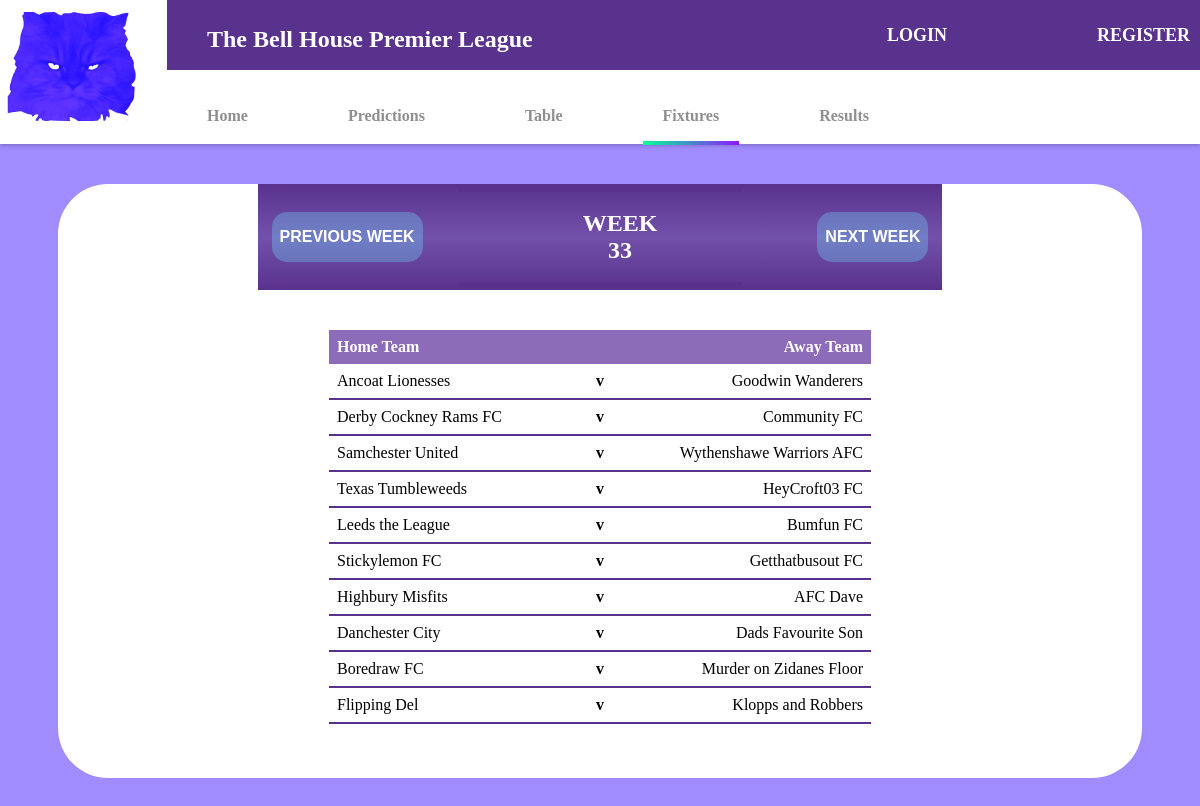
The page /fixtures on the database its author committed.
### tables this page shows
CREATE TABLE "playerFixtures" (
	gameID INTEGER,
	homeUser TEXT,
	awayUser TEXT,
	week INTEGER,
	userHome INTEGER
, homeGoals INT, awayGoals INT, goalDifference INTEGER, awayPoints, homePoints);

### app.py (the view)
@app.route('/fixtures')
def fixtures():
	username = None
	if 'username' in session:
		username = session['username']
	fixtures_data = getFixtureList()
	return render_template('fixtures.html', username = username, fixtures = fixtures_data, weekUpdater = weekUpdater, week=week)

### app.py (called while the page is built)
def getDatabase():
	db = getattr(g, '_database', None)
	if db is None:
		db = g._database = sqlite3.connect(DATABASE)
	return db

@app.teardown_appcontext
def close_connection(exception):
	db = getattr(g, '_database', None)
	if db is not None:
		db.close()

def getFixtureList():
	conn = getDatabase()
	cursor = conn.cursor()
	getFixtures = ("""
		SELECT homeUser, awayUser
		FROM playerFixtures
		WHERE week = ?
	""")
	cursor.execute(getFixtures,((weekUpdater - actualWeek),))
	fixtures = cursor.fetchall()
	return fixtures

### templates/fixtures.html (shortened to what this page needs)
<!DOCTYPE HTML>
<html lang = "en">
<head>
	<link rel="stylesheet" href="{{ url_for('static', filename='stylesheet.css') }}">
</head>
<body>
	<div class='scrolldown-container'>
		<div class="imageContainerHomeScroller">
			<img src="static/logo.png" alt="Main Logo">
		</div>
		<div class="contentContainer">
			<div class="topStuffLad">
				<div class='title'>
					<h1 class='logo'><a href='/' class='logo-link'>The Bell House Premier League</a></h1>
				</div>
				<div class="helloThere">
					<div class="homepageTest">
						{% if 'username' in session %}
							<div class='usergreeting'>
								<h2 class='middling'>WELCOME {{ username.upper() }}</h2>
							</div>
							<div class='logout'>
								<h2 class='loginlink'><a href='/logout' class='toplinkz'>LOGOUT</a></h2>
							</div>
						{% else %}
						<div class='registration'>
							<h2 class='loginlink'><a href='/login-page' class='toplinkz'>LOGIN</a></h2>
							<h2 class='loginlink'><a href='/registration-page' class='toplinkz'>REGISTER</a></h2>
						</div>
						{% endif %}
					</div>
				</div>
			</div>
			<div class="bottomStuff">
				<h2 class="registerlink"><a href='/'>Home</a></h2>
				{% if 'username' in session %}
				<h2 class="registerlink"><a href='/predict'>Predictions</a></h2>
				{% else %}
				<h2 class="registerlink"><a href='/login-page'>Predictions</a></h2>
				{% endif %}
				{% if 'username' in session %}
				<h2 class="registerlink"><a href='/leagueTable'>Table</a></h2>
				{% else %}
				<h2 class="registerlink"><a href='/login-page'>Table</a></h2>
				{% endif %}
				{% if 'username' in session %}
				<h2 class="activelink"><a href='/fixtures'>Fixtures</a></h2>
				{% else %}
				<h2 class="activelink"><a href='/login-page'>Fixtures</a></h2>
				{% endif %}
				{% if 'username' in session %}
				<h2 class="registerlink"><a href='/results'>Results</a></h2>
				{% else %}
				<h2 class="registerlink"><a href='/login-page'>Results</a></h2>
				{% endif %}
			</div>
		</div>
	</div>
	<br>
	<br>
	<br>
	<br>
	<br>
	<br>
	<br>
	<div class="everything-container">
		<div class='miniHeader'>
			<div class='headingLine'></div>
			<br>
			<div class='weekchanger'>
				<button style='color:white;' onclick="minusWeek()" class='weekbuttons'>PREVIOUS WEEK</button>
				<h2 class='weeknumber'>WEEK {{ weekUpdater }}</h2>
				<button style='color:white;' onclick="addWeek()" class='weekbuttons'>NEXT WEEK</button>
			</div>
			<br>
			<div class='headingLine'></div>
		</div>
		<div class="table-container">
			<table>
				<thead>
					<tr>
						<th style='width:fit-content;text-align:left; width:300px; border: none;'>Home Team</th>
						<th style='border: none;'></th>
						<th style='width:fit-content; width:300px; text-align:right; border: none;'>Away Team</th>
					</tr>
				</thead>
				<tbody>
					{% for fixture in fixtures %}
					<tr >
						<td style='text-align: left; border:none; border-bottom: 2px solid #59328E;'>{{ fixture[0] }}</td>
						<td style='font-weight:bold; text-align: center; border:none; border-bottom: 2px solid #59328E;'>v</td>
						<td style='text-align: right; border:none; border-bottom: 2px solid #59328E;'>{{ fixture[1] }}</td>
					</tr>
					{% endfor %}
				</tbody>
			</table>
		</div>
		<br>
		<br>
		<br>
	</div>

### static/stylesheet.css (style rules this page uses)
body { background-color: #a18cff; }
.logo { font-family: Tahoma; color: white; text-decoration: none; font-size:24px }
.registration { display:flex; font-size:12px; }
.helloThere { font-size:12px; }
.title { margin-right:auto; }
.activelink a { color:rgba(115, 115, 115,0.8); font-family: Tahoma; font-size:16px; padding:20px; margin-right:30px; margin-left:30px; text-decoration: none; position:relative; }
.activelink a::after { content:''; position:absolute; left:0; bottom:-1.5px; width:100%; height:4px; background:linear-gradient(to right, rgb(1, 255, 149), rgb(146, 21, 255)); }
.registerlink a { color:rgba(115, 115, 115,0.8); font-family: Tahoma; font-size:16px; padding:20px; margin-right:30px; margin-left:30px; text-decoration: none; position:relative; }
.registerlink a::after { content:''; position:absolute; left:0; bottom:-1.5px; width:100%; height:0; background:linear-gradient(to right, rgb(1, 255, 149), rgb(146, 21, 255)); visibility:hidden; transition: visibility 0s, height 0.3s ease; }
.table-container table { max-height: 300px; overflow: auto; padding: 20px; font-family: Tahoma; border-collapse: collapse; padding: 20px; margin: 0 auto; width:50%; margin-top:40px; }
.table-container td, .table-container th { border: 3px solid purple; padding: 8px; text-align: left; }
.table-container th { background-color: #8C6BB8; text-align: center; color:white; }
.everything-container { background-color: white; margin-top: 250px; border-radius: 50px; margin:50px; }
.logo-link { text-decoration: none; color: white; font-family: Tahoma; padding: 30px; text-align: center; transition:3s ease; }
.headingLine { border-bottom: 8px solid #59328E; margin-left:200px; margin-right:200px; }
.table-container { flex:1; }
.weekchanger { display:flex; text-align: center; font-family: tahoma; color:#59328E; justify-content: center; align-items: center; }
.miniHeader { background:linear-gradient(to bottom, #59328E, rgba( 89, 50, 142, 0.75),#59328E); }
.weekbuttons { background-color:rgba(110, 229, 255,0.3); width:200px; font-size:16px; font-weight:bolder; height:50px; border-radius: 15px; border-color:transparent; transition:2s ease; justify-content: center; margin:0 80px; white-space: nowrap; }
.weeknumber { margin:0 80px; text-align: center; justify-content: center; color:white; }
.miniHeader { background-color: rgba(161, 140, 255, 0.7); margin-left:200px; margin-right:200px; }
.scrolldown-container { position: fixed; top: 0; left: 0; width: 100%; background-color: white; padding: 0px; z-index: 999; display:flex; transition: background-color 2s ease; transition-duration: 2s; box-shadow: 0 2px 4px rgba(0,0,0,0.2); }
.scrolldown-container img { height:140px; }
.contentContainer { display:flex; flex-direction: column; flex-grow: 1; }
.topStuffLad { background-color:#59328E; padding:10px; height:50px; display:flex; margin-left:20px; }
.bottomStuff { display:flex; background-color: white; padding:10px; height: 50px; }
.toplinkz { font-size:18px; text-decoration: none; color:rgb(255, 255, 255); font-family: Tahoma; padding-left:150px; }
.homepageTest { display:flex; }

### rows shown on the page
playerFixtures: homeUser "Ancoat Lionesses", awayUser "Goodwin Wanderers"
playerFixtures: homeUser "Derby Cockney Rams FC", awayUser "Community FC"
playerFixtures: homeUser "Samchester United", awayUser "Wythenshawe Warriors AFC"
playerFixtures: homeUser "Texas Tumbleweeds", awayUser "HeyCroft03 FC"
playerFixtures: homeUser "Leeds the League", awayUser "Bumfun FC"
playerFixtures: homeUser "Stickylemon FC", awayUser "Getthatbusout FC"
playerFixtures: homeUser "Highbury Misfits", awayUser "AFC Dave"
playerFixtures: homeUser "Danchester City", awayUser "Dads Favourite Son"
playerFixtures: homeUser "Boredraw FC", awayUser "Murder on Zidanes Floor"
playerFixtures: homeUser "Flipping Del", awayUser "Klopps and Robbers"

### other values the page prints
{{ weekUpdater }} "33"
